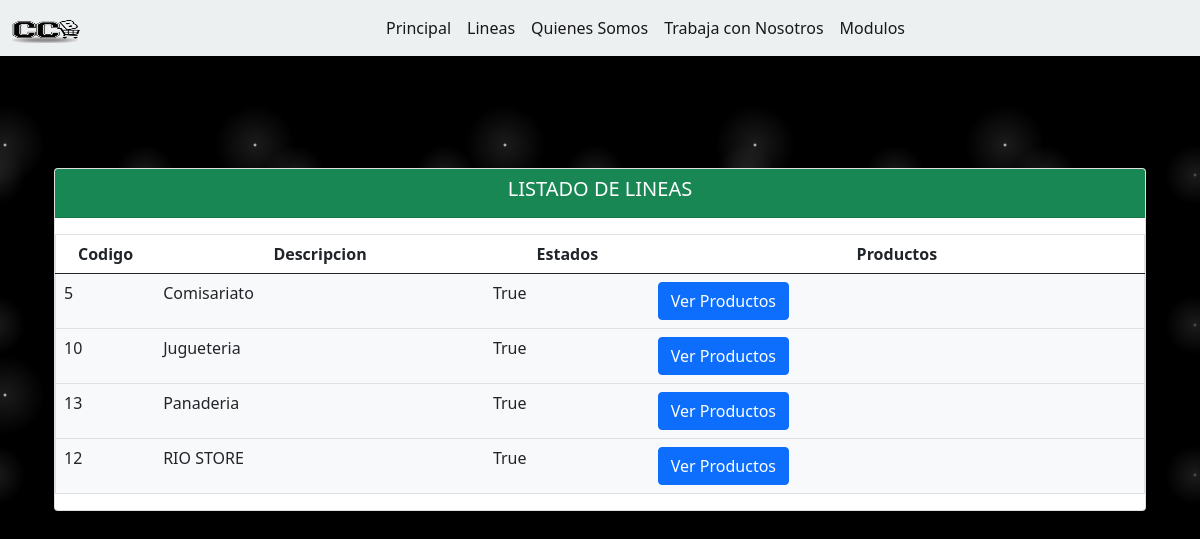
/sa/cliente, run on the app's committed database.
### Ventas/models.py (models this page shows, shortened)
class Categoria(models.Model):
    descripcion = models.CharField(max_length=100,unique=True, blank=True, null=True)
    estado = models.BooleanField(default=True)
    fecha_creacion = models.DateTimeField(auto_now_add=False, auto_now=True)
    class Meta:
        verbose_name="Categoria"
        verbose_name_plural="Categoria"
        ordering = ['descripcion','id']

### Ventas/views/linea/views.py (the view)
# urls.py: path('cliente', ClienteListView.as_view(), name='cliente'),
class ClienteListView(ListView):
    template_name = "linea/list.html"
    model = Categoria
    context_object_name = 'lineas'
    paginate_by = 6
    def get_queryset(self):
        query = self.request.GET.get("query")
        print(query)
        if query:
            return self.model.objects.filter(nombres__icontains=query)
        else:
            return self.model.objects.all()
    def get_context_data(self, **kwargs):
        context = super().get_context_data(**kwargs)
        context['titulo'] = 'LISTADO DE LINEAS'
        context['query'] = self.request.GET.get("query") or ""
        return context

### Ventas/templates/linea/list.html (shortened to what this page needs)
{% load static %}
{% load static %}
{% block css %} <link rel="stylesheet" href="{% static 'css/formulario.css' %}"> {% endblock %}
    <link rel="stylesheet" href="{% static 'css/main.css' %}">
    <link rel="stylesheet" href="{% static 'css/header.css' %}">
<link rel="stylesheet" href="{% static 'css/estilos.css' %}">
<link href="https://cdn.jsdelivr.net/npm/bootstrap@5.0.2/dist/css/bootstrap.min.css" rel="stylesheet">
 <header>
    {% block header %}
        {% include 'header.html' %}
    {% endblock %}
    {% block headcss %}
        <link rel="stylesheet" href="{% static 'css/estilos.css' %}">
    {% endblock %}
</header
</head>
<body>
    <div class="container py-5">
    </div>
    <div class="container py-5">
    <form class="container text-dark" method="post" action="" enctype="multipart/form-data">
       <div class="card card-primary">
            <div class="card-header bg-success">
                <h5 class="card-title text-center text-white">
                   {{ titulo }}
                </h5>
            </div>
            <div class="card-body row g-3">
            </div>
       <table class="table table-hover" id="consulta-est" border="1">
    <tr class="text-center">
        <th scope="col" style="width: 5%;">Codigo</th>
        <th scope="col" style="width: 20%;">Descripcion</th>
        <th scope="col" style="width: 10%;">Estados</th>
        <th scope="col" style="width: 30%;">Productos</th>
              <tbody class="detalle-est bg-light" id="detalle-est">
                {% for departamento in lineas %}
                <tr>
                    <td>{{departamento.id}}</td>
                    <td>{{departamento.descripcion}}</td>
                    <td>{{departamento.estado}}</td>
                    <td>
                       <a href="{% url 'Ventas:productos' %}" class="btn btn-primary" role="button" data-bs-toggle="button">Ver Productos</a>
                    </td>
                </tr>
                {% endfor %}
            </tbody>
          </table>
        </div>
    </form>

### templates/header.html (shortened to what this page needs)
{% load static %}
<nav class="navbar navbar-expand-lg navbar-light fixed-top " style="background-color: #ECF0F1; ">
        <div class="container-fluid">
          <a class="navbar-brand" href="#">
               <img src="{% static 'img/logo.png' %}" alt="" width="75" height="30">
          </a>
          <div class="collapse navbar-collapse" id="navbarSupportedContent">
            <ul class="navbar-nav mx-auto mb-2 mb-lg-0 ">
              <li class="nav-item lis">
                <a class="nav-link active" aria-current="page" href="{% url 'menu' %}">Principal</a>
              </li>
              <li class="nav-item lis">
                <a class="nav-link active" href="{% url 'Ventas:cliente' %}">Lineas</a>
              </li>
              <li class="nav-item lis">
                <a class="nav-link active" href="{% url 'producto' %}">Quienes Somos</a>
              </li>
              <li class="nav-item lis">
                <a class="nav-link active" href="{% url 'Ventas:postulante' %}">Trabaja con Nosotros</a>
              </li>
                <li class="nav-item lis">
                <a class="nav-link active" href="{% url 'Ventas:base' %}">Modulos</a>
              </li>
            </ul>
          </div>
        </div>
    </nav>

### Ventas/templates/linea/list.html (style rules this page uses)
body { background-color:black; background-image: radial-gradient(white, rgba(255,255,255,.2) 2px, transparent 40px), radial-gradient(white, rgba(255,255,255,.15) 1px, transparent 30px), radial-gradient(white, rgba(255,255,255,.1) 2px, transparent 40px), radial-gradient(rgba(255,255,255,.4), rgba(255,255,255,.1) 2px, transparent 30px); background-size: 550px 550px, 350px 350px, 250px 250px, 150px 150px; background-position: 0 0, 40px 60px, 130px 270px, 70px 100px; color: #171a4a; }

### data on the page
Categoria: id "5", descripcion "Comisariato", estado "True"
Categoria: id "10", descripcion "Jugueteria", estado "True"
Categoria: id "13", descripcion "Panaderia", estado "True"
Categoria: id "12", descripcion "RIO STORE", estado "True"

### other printed values
{{ titulo }} "LISTADO DE LINEAS"
